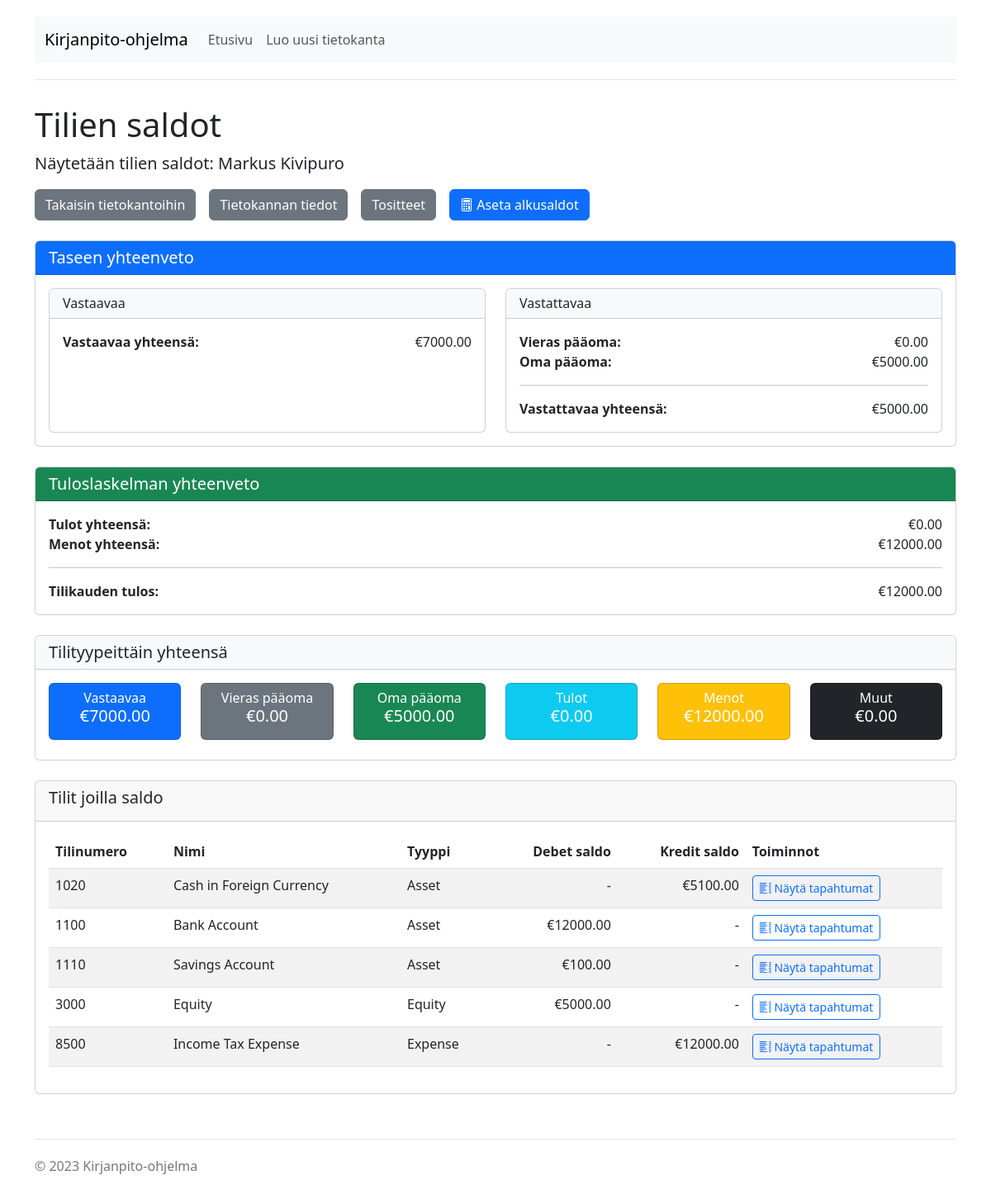
The app's page /db/markus_kivipuro_d68af4bb.db/balances with its own data.
### tables this page shows
CREATE TABLE Asetus (
            avain VARCHAR(128) PRIMARY KEY NOT NULL,
            arvo TEXT,
            muokattu TIMESTAMP DEFAULT CURRENT_TIMESTAMP
        );

CREATE TABLE Tili (
            numero INTEGER PRIMARY KEY NOT NULL,
            tyyppi VARCHAR(10) NOT NULL,
            iban VARCHAR(32),
            json TEXT,
            muokattu TIMESTAMP DEFAULT CURRENT_TIMESTAMP
        );

### tili.py (the view)
@tili_bp.route('/db/<filename>/balances')
def list_balances(filename):
    db_path = os.path.join('databases', filename)
    if not os.path.exists(db_path):
        flash("Database file not found", "error")
        return redirect(url_for('index'))
    conn = get_db_connection(db_path)
    cursor = conn.cursor()
    cursor.execute("""
        SELECT numero, tyyppi, json FROM Tili
        ORDER BY numero
    """)
    accounts = []
    for row in cursor.fetchall():
        json_data = json.loads(row['json']) if row['json'] else {}
        account = {
            'numero': row['numero'],
            'nimi': json_data.get('nimi', f"Account {row['numero']}"),
            'tyyppi': row['tyyppi'],
            'tyyppi_nimi': get_account_type_name(row['tyyppi']),
            'balance': 0  # Will be calculated below
        }
        accounts.append(account)
    cursor.execute("""
        SELECT tili, SUM(debetsnt) as total_debit, SUM(kreditsnt) as total_credit
        FROM Vienti
        GROUP BY tili
    """)
    balances = {}
    for row in cursor.fetchall():
        account_number = row['tili']
        debit = row['total_debit'] or 0
        credit = row['total_credit'] or 0
        balance_cents = debit - credit
        balances[account_number] = balance_cents
    non_zero_accounts = []
    for account in accounts:
        balance_cents = balances.get(account['numero'], 0)
        account['balance'] = balance_cents / 100  # Convert cents to euros
        account['balance_formatted'] = f"{abs(account['balance']):.2f}"
        if balance_cents != 0:
            non_zero_accounts.append(account)
    client_name = ""
    try:
        cursor.execute("SELECT arvo FROM Asetus WHERE avain='Nimi'")
        result = cursor.fetchone()
        if result:
            client_name = result[0]
    except:
        pass
    conn.close()
    account_type_totals = calculate_totals_by_type(non_zero_accounts)
    summary_totals = calculate_summary_totals(account_type_totals)
    return render_template('accounts/balances.html',
                           accounts=non_zero_accounts,
                           filename=filename,
                           client_name=client_name,
                           account_type_totals=account_type_totals['formatted'],
                           summary_totals=summary_totals['formatted'])

### tili.py (called while the page is built)
def get_db_connection(db_path):
    conn = sqlite3.connect(db_path)
    conn.row_factory = sqlite3.Row  # Allows accessing columns by name
    return conn

def get_account_type_name(type_code):
    account_types = {
        'A': 'Asset',
        'B': 'Liability',
        'C': 'Equity',
        'D': 'Income',
        'E': 'Expense'
    }
    return account_types.get(type_code, 'Other')

def calculate_totals_by_type(accounts):
    totals = {
        'Asset': 0,
        'Liability': 0,
        'Equity': 0,
        'Income': 0,
        'Expense': 0,
        'Other': 0
    }
    for account in accounts:
        account_type = account['tyyppi_nimi']
        if account_type in ['Asset', 'Expense']:
            totals[account_type] += account['balance']
        elif account_type in ['Liability', 'Equity', 'Income']:
            totals[account_type] += abs(account['balance'])  # Use absolute value for credit-normal accounts
        else:
            totals[account_type] += account['balance']
    formatted_totals = {}
    for key, value in totals.items():
        if value == 0:
            formatted_totals[key] = "0.00"
        else:
            formatted_totals[key] = f"{abs(value):.2f}"
    return {
        'raw': totals,
        'formatted': formatted_totals
    }

def calculate_summary_totals(type_totals):
    raw = type_totals['raw']
    summary = {
        'total_assets': raw['Asset'],
        'total_liabilities': raw['Liability'],
        'total_equity': raw['Equity'],
        'total_liab_equity': raw['Liability'] + raw['Equity'],
        'total_income': raw['Income'],
        'total_expenses': raw['Expense'],
        'net_income': raw['Income'] - raw['Expense']
    }
    formatted = {}
    for key, value in summary.items():
        if value == 0:
            formatted[key] = "0.00"
        else:
            formatted[key] = f"{abs(value):.2f}"
    return {
        'raw': summary,
        'formatted': formatted
    }

### templates/accounts/balances.html (shortened to what this page needs)
{% extends "layout.html" %}
{% block content %}
<div class="row">
    <div class="col-md-12">
        <h1>Tilien saldot</h1>
        <p class="lead">Näytetään tilien saldot: {{ client_name }}</p>
        <div class="d-grid gap-2 d-md-flex justify-content-md-start mb-4">
            <a href="{{ url_for('index') }}" class="btn btn-secondary me-md-2">Takaisin tietokantoihin</a>
            <a href="{{ url_for('view_database', filename=filename) }}" class="btn btn-secondary me-md-2">Tietokannan tiedot</a>
            <a href="{{ url_for('tosite.list_vouchers', filename=filename) }}" class="btn btn-secondary me-md-2">Tositteet</a>
            <a href="{{ url_for('tilinavaus.manage_opening_balances', filename=filename) }}" class="btn btn-primary">
                <i class="bi bi-calculator"></i> Aseta alkusaldot
            </a>
        </div>
        <div class="card mb-4">
            <div class="card-header bg-primary text-white">
                <h5 class="mb-0">Taseen yhteenveto</h5>
            </div>
            <div class="card-body">
                <div class="row">
                    <div class="col-md-6">
                        <div class="card h-100">
                            <div class="card-header bg-light">
                                <h6 class="mb-0">Vastaavaa</h6>
                            </div>
                            <div class="card-body">
                                <div class="d-flex justify-content-between">
                                    <strong>Vastaavaa yhteensä:</strong>
                                    <span>€{{ summary_totals.total_assets }}</span>
                                </div>
                            </div>
                        </div>
                    </div>
                    <div class="col-md-6">
                        <div class="card h-100">
                            <div class="card-header bg-light">
                                <h6 class="mb-0">Vastattavaa</h6>
                            </div>
                            <div class="card-body">
                                <div class="d-flex justify-content-between">
                                    <strong>Vieras pääoma:</strong>
                                    <span>€{{ summary_totals.total_liabilities }}</span>
                                </div>
                                <div class="d-flex justify-content-between">
                                    <strong>Oma pääoma:</strong>
                                    <span>€{{ summary_totals.total_equity }}</span>
                                </div>
                                <hr>
                                <div class="d-flex justify-content-between">
                                    <strong>Vastattavaa yhteensä:</strong>
                                    <span>€{{ summary_totals.total_liab_equity }}</span>
                                </div>
                            </div>
                        </div>
                    </div>
                </div>
            </div>
        </div>
        <div class="card mb-4">
            <div class="card-header bg-success text-white">
                <h5 class="mb-0">Tuloslaskelman yhteenveto</h5>
            </div>
            <div class="card-body">
                <div class="row">
                    <div class="col-md-12">
                        <div class="d-flex justify-content-between">
                            <strong>Tulot yhteensä:</strong>
                            <span>€{{ summary_totals.total_income }}</span>
                        </div>
                        <div class="d-flex justify-content-between">
                            <strong>Menot yhteensä:</strong>
                            <span>€{{ summary_totals.total_expenses }}</span>
                        </div>
                        <hr>
                        <div class="d-flex justify-content-between">
                            <strong>Tilikauden tulos:</strong>
                            <span>€{{ summary_totals.net_income }}</span>
                        </div>
                    </div>
                </div>
            </div>
        </div>
        <div class="row mb-4">
            <div class="col-md-12">
                <div class="card">
                    <div class="card-header bg-light">
                        <h5 class="mb-0">Tilityypeittäin yhteensä</h5>
                    </div>
                    <div class="card-body">
                        <div class="row">
                            <div class="col-md-2">
                                <div class="card text-white bg-primary mb-2">
                                    <div class="card-body text-center py-2">
                                        <h6 class="card-title mb-0">Vastaavaa</h6>
                                        <h5>€{{ account_type_totals.Asset }}</h5>
                                    </div>
                                </div>
                            </div>
                            <div class="col-md-2">
                                <div class="card text-white bg-secondary mb-2">
                                    <div class="card-body text-center py-2">
                                        <h6 class="card-title mb-0">Vieras pääoma</h6>
                                        <h5>€{{ account_type_totals.Liability }}</h5>
                                    </div>
                                </div>
                            </div>
                            <div class="col-md-2">
                                <div class="card text-white bg-success mb-2">
                                    <div class="card-body text-center py-2">
                                        <h6 class="card-title mb-0">Oma pääoma</h6>
                                        <h5>€{{ account_type_totals.Equity }}</h5>
                                    </div>
                                </div>
                            </div>
                            <div class="col-md-2">
                                <div class="card text-white bg-info mb-2">
                                    <div class="card-body text-center py-2">
                                        <h6 class="card-title mb-0">Tulot</h6>
                                        <h5>€{{ account_type_totals.Income }}</h5>
                                    </div>
                                </div>
                            </div>
                            <div class="col-md-2">
                                <div class="card text-white bg-warning mb-2">
                                    <div class="card-body text-center py-2">
                                        <h6 class="card-title mb-0">Menot</h6>
                                        <h5>€{{ account_type_totals.Expense }}</h5>
                                    </div>
                                </div>
                            </div>
                            <div class="col-md-2">
                                <div class="card text-white bg-dark mb-2">
                                    <div class="card-body text-center py-2">
                                        <h6 class="card-title mb-0">Muut</h6>
                                        <h5>€{{ account_type_totals.Other }}</h5>
                                    </div>
                                </div>
                            </div>
                        </div>
                    </div>
                </div>
            </div>
        </div>
        {% if accounts %}
        <div class="card mb-4">
            <div class="card-header">
                <h5>Tilit joilla saldo</h5>
            </div>
            <div class="card-body">
                <div class="table-responsive">
                    <table class="table table-striped table-hover">
                        <thead>
                            <tr>
                                <th>Tilinumero</th>
                                <th>Nimi</th>
                                <th>Tyyppi</th>
                                <th class="text-end">Debet saldo</th>
                                <th class="text-end">Kredit saldo</th>
                                <th>Toiminnot</th>
                            </tr>
                        </thead>
                        <tbody>
                            {% for account in accounts %}
                                <tr>
                                    <td>{{ account.numero }}</td>
                                    <td>{{ account.nimi }}</td>
                                    <td>{{ account.tyyppi_nimi }}</td>
                                    {% if account.balance > 0 %}
                                        <td class="text-end">€{{ account.balance_formatted }}</td>
                                        <td class="text-end">-</td>
                                    {% else %}
                                        <td class="text-end">-</td>
                                        <td class="text-end">€{{ account.balance_formatted }}</td>
                                    {% endif %}
                                    <td>
                                        <a href="{{ url_for('tili.account_transactions', filename=filename, account_number=account.numero) }}" class="btn btn-sm btn-outline-primary">
                                            <i class="bi bi-list-columns"></i> Näytä tapahtumat
                                        </a>
                                    </td>
                                </tr>
                            {% endfor %}
                        </tbody>
                    </table>
                </div>
            </div>
        </div>
        {% else %}
        <div class="alert alert-info">
            Tietokannasta ei löytynyt tilejä, joilla olisi saldoa.
        </div>
        {% endif %}
    </div>
</div>
{% endblock %}

### templates/layout.html (style rules this page uses)
body { padding-top: 20px; padding-bottom: 20px; }

### records on screen
Asetus: arvo "Markus Kivipuro"
Tili: numero "1020", nimi "Cash in Foreign Currency", tyyppi_nimi "Asset", balance_formatted "5100.00"
Tili: numero "1100", nimi "Bank Account", tyyppi_nimi "Asset", balance_formatted "12000.00"
Tili: numero "1110", nimi "Savings Account", tyyppi_nimi "Asset", balance_formatted "100.00"
Tili: numero "3000", nimi "Equity", tyyppi_nimi "Equity", balance_formatted "5000.00"
Tili: numero "8500", nimi "Income Tax Expense", tyyppi_nimi "Expense", balance_formatted "12000.00"

### other values on screen
{{ summary_totals.total_assets }} "7000.00"
{{ summary_totals.total_liabilities }} "0.00"
{{ summary_totals.total_equity }} "5000.00"
{{ summary_totals.total_liab_equity }} "5000.00"
{{ summary_totals.total_income }} "0.00"
{{ summary_totals.total_expenses }} "12000.00"
{{ summary_totals.net_income }} "12000.00"
{{ account_type_totals.Asset }} "7000.00"
{{ account_type_totals.Liability }} "0.00"
{{ account_type_totals.Equity }} "5000.00"
{{ account_type_totals.Income }} "0.00"
{{ account_type_totals.Expense }} "12000.00"
{{ account_type_totals.Other }} "0.00"
